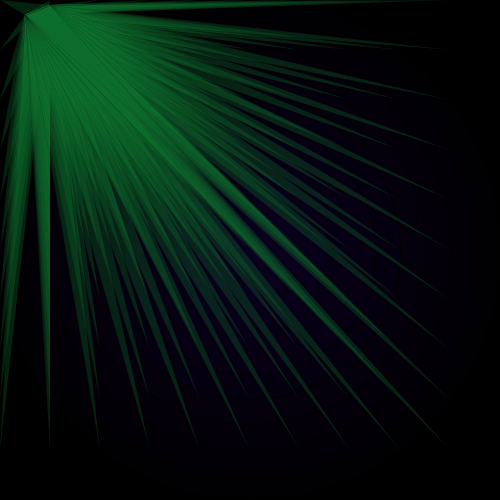
Frame 1 (no input)
Frame 60 (the mouse pressed at the canvas centre just before this capture): identical to frame 1, image omitted
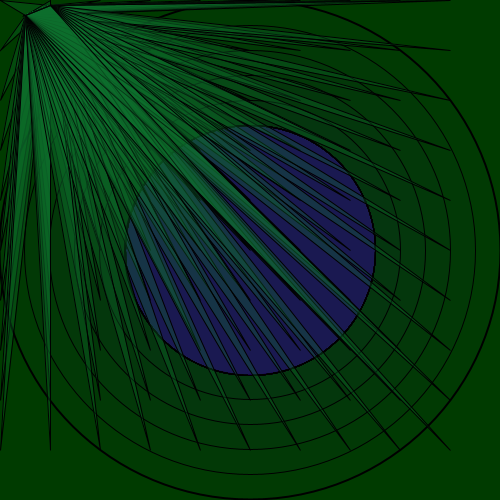
Frame 120 (the mouse held since frame 60 and released just before this capture)

The Processing sketch that drew these frames (run headless with seeded random() and noise(); from frame 60 on, the mouse is pressed at the canvas centre):

// Processing sketch: SS4_palmetto
// ── SS4_palmetto.pde
/* Zarina Barsh, "palmetto", color transitions with mouse moevement with-in canvas,
right click to add green color to background, */

float r = 0;
float b = 0;
float g = 0;

void setup(){
size(500, 500);
}

void draw() {
background(r, g, b); // 

// circle rollover with mouse
int z = 1;       //  calls "z" as a single integer
    for(int i=width; i>=mouseX; i-=50){ // for loop

      fill( 51, 0, 153, 5);              // transpaerency
      strokeWeight((i+1)/250); // shape frame
      ellipse(width/2, height/2, i+1, i-1); // draws an elipse
  }
    while(z <= width) {            // draws circle  according to mouse location on x axis
     ellipse(mouseX, mouseY, mouseX, mouseY); // roll over of circles with mouse movement
      z += 16;   // draws the circle 16 times
    }
  for(int x = 0; x < width; x += 50){ // repeatative loop for each x value
  for(int y = 0; y < height; y += 50){ // loop for each y value
fill(12, 112, 45, 80); // color of triangle
triangle(x, y, 50, 5, 25, 15); // draws triangles 
  }
  }

    
// background color rollover
if(mouseX > width/2) { // if mouse is on the right increment red vale
r = r + 1;
} else {                // cursor on left decrement red value
r = r - 1;
}
if (mouseY > height/2) { // if mouse is higher then increase blue
b = b + 1;
} else {                 // decreease blue
b = b - 1;
}
if (mousePressed) {     //right mouse click increment green
g = g + 1;
} else {                // if not then green vlues return to 0
g = g - 1;
}

// constrain all colr value between 0 and 255
r = constrain(r, 0, 255);
g = constrain(g, 0, 255);
b = constrain(b, 0, 255);
}

 
